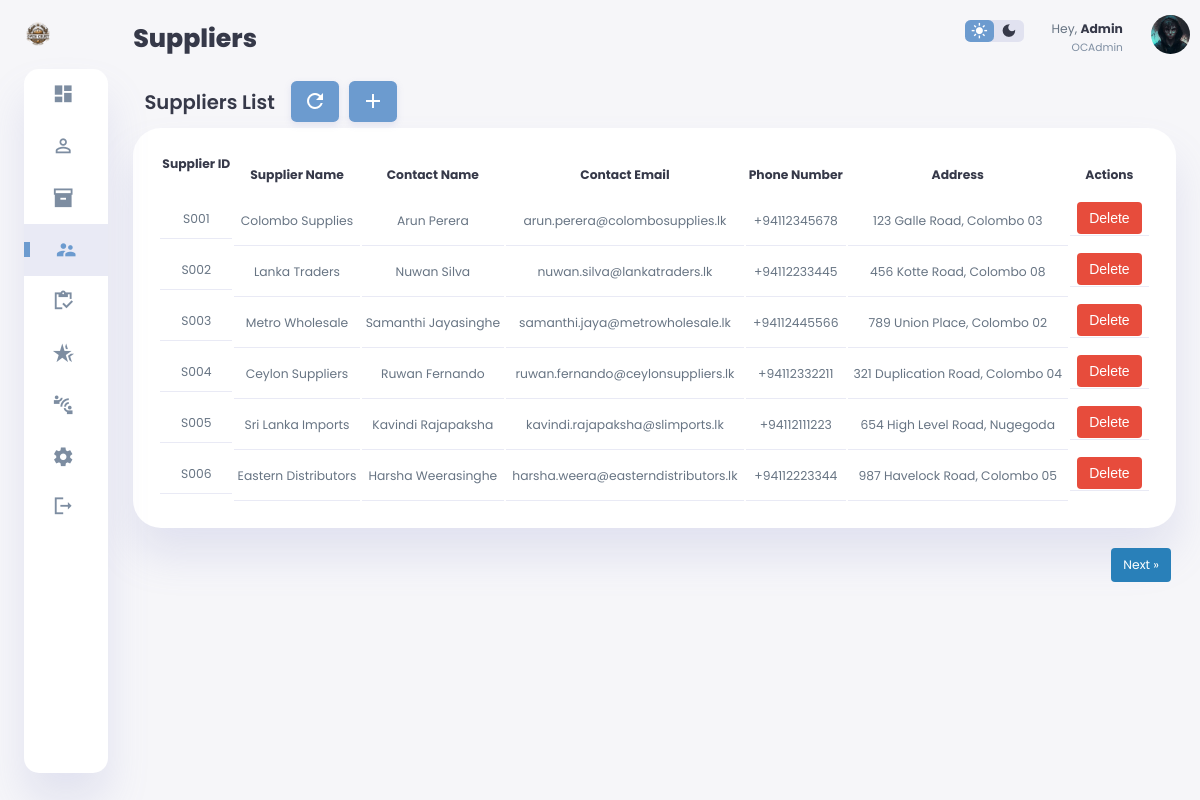
Page /admin/admin-Suppliers.php (signed in) on the committed database.
### tables this page shows
CREATE TABLE `tg_supplier` (
  `id` int(11) NOT NULL,
  `supplier_id` varchar(50) NOT NULL,
  `supplier_name` varchar(100) NOT NULL,
  `contact_name` varchar(100) DEFAULT NULL,
  `contact_email` varchar(100) DEFAULT NULL,
  `phone_number` varchar(20) DEFAULT NULL,
  `address` text DEFAULT NULL
);

### admin/admin-Suppliers.php (the view, shortened to what this page needs)
<?php
$adminUsername = $_SESSION['Admin_Username'];
$mysqli = new mysqli(DB_SERVER, DB_USER, DB_PASSWORD, DB_NAME);
$rowsPerPage = 6;
if (isset($_GET['page']) && is_numeric($_GET['page'])) {
    $currentPage = (int) $_GET['page'];
} else {
    $currentPage = 1;
}
$offset = ($currentPage - 1) * $rowsPerPage;
$totalQuery = "SELECT COUNT(*) AS total FROM `tg_supplier`";
$totalResult = $mysqli->query($totalQuery);
$totalRow = $totalResult->fetch_assoc();
$totalSuppliers = $totalRow['total'];
$totalPages = ceil($totalSuppliers / $rowsPerPage);
$query = "SELECT `id`, `supplier_id`, `supplier_name`, `contact_name`, `contact_email`, `phone_number`, `address`
          FROM `tg_supplier`
          LIMIT ? OFFSET ?";
$stmt = $mysqli->prepare($query);
$stmt->bind_param("ii", $rowsPerPage, $offset);
$stmt->execute();
$result = $stmt->get_result();
?>
<!DOCTYPE html>
<html>
<head>
    <link rel="stylesheet" href="<?php echo BASE_URL; ?>dist/css/styles-admin-main.css">
</head>
<body>
<div class="container customers supplier">
    <aside class="customers">
        <div class="toggle">
            <div class="logo">
                <img src="<?php echo BASE_URL; ?>dist/src/OCBSLogo.png" alt="Oven Crust Logo">
            </div>
        </div>
        <div class="sidebar">
            <a href="<?php echo ADMIN_URL; ?>admin-dashboard">
                <span class="material-icons-sharp">dashboard</span>
            </a>
            <a href="<?php echo ADMIN_URL; ?>admin-Customers">
                <span class="material-icons-sharp">person_outline</span>
            </a>
            <a href="<?php echo ADMIN_URL; ?>admin-Products">
                <span class="material-icons-sharp">inventory_2</span>
            </a>
            <a href="<?php echo ADMIN_URL; ?>admin-Suppliers" class="active">
                <span class="material-icons-sharp">supervisor_account</span>
            </a>
            <a href="<?php echo ADMIN_URL; ?>admin-Orders">
                <span class="material-icons-sharp">inventory</span>
            </a>
            <a href="<?php echo ADMIN_URL; ?>admin-SpecialOrders">
                <span class="material-icons-sharp">hotel_class</span>
            </a>
            <a href="<?php echo ADMIN_URL; ?>admin-FormSubmission">
                <span class="material-icons-sharp">connect_without_contact</span>
            </a>
            <a href="<?php echo ADMIN_URL; ?>admin-Settings">
                <span class="material-icons-sharp">settings</span>
            </a>
            <a href="<?php echo BASE_URL; ?>logout.php">
                <span class="material-icons-sharp">logout</span>
            </a>
        </div>
    </aside>
    <main>
        <h1>Suppliers</h1>
        <div class="customer-list">
            <div style="display: flex; align-items: center;">
                <h2>Suppliers List</h2>
                <button class="refresh-button" onclick="window.location.reload();">
                    <span class="material-icons-sharp">refresh</span>
                </button>
                <button id="add-supplier-btn" class="refresh-button" onclick="openAddSupplierModal()">
                    <span class="material-icons-sharp">add</span>
                </button>
            </div>
            <table>
                <thead>
                    <tr>
                        <th>Supplier ID</th>
                        <th>Supplier Name</th>
                        <th>Contact Name</th>
                        <th>Contact Email</th>
                        <th>Phone Number</th>
                        <th>Address</th>
                        <th>Actions</th>
                    </tr>
                </thead>
                <tbody>
                    <?php
                    if ($result->num_rows > 0) {
                        while ($row = $result->fetch_assoc()) {
                            $supplierId = htmlspecialchars($row['supplier_id']);
                            $supplierName = htmlspecialchars($row['supplier_name']);
                            $contactName = htmlspecialchars($row['contact_name']);
                            $contactEmail = htmlspecialchars($row['contact_email']);
                            $phoneNumber = htmlspecialchars($row['phone_number']);
                            $address = htmlspecialchars($row['address']);
                            echo "<tr>";
                            echo "<td>$supplierId</td>";
                            echo "<td>$supplierName</td>";
                            echo "<td>$contactName</td>";
                            echo "<td>$contactEmail</td>";
                            echo "<td>$phoneNumber</td>";
                            echo "<td>$address</td>";
                            echo "<td>
                                <button type='button' onclick='openEditModal(\"$supplierId\")' class='edit-button' style='background-color: #3498db; color: white; border: none; padding: 8px 12px; border-radius: 4px; cursor: pointer; font-size: 14px;'>Edit</button>
                                <button type='button' onclick='openDeleteModal(\"$supplierId\")' class='delete-button' style='background-color: #e74c3c; color: white; border: none; padding: 8px 12px; border-radius: 4px; cursor: pointer; font-size: 14px;'>Delete</button>
                            </td>";
                            echo "</tr>";
                        }
                    } else {
                        echo "<tr><td colspan='7'>No suppliers found</td></tr>";
                    }
                    ?>
                </tbody>
            </table>
            <div class="pagination">
                <?php if ($currentPage < $totalPages): ?>
                    <a href="?page=<?php echo $currentPage + 1; ?>">Next &raquo;</a>
                <?php endif; ?>
            </div>
        </div>
    </main>
    <div class="right-section">
        <div class="nav customer">
            <div class="dark-mode">
                <span class="material-icons-sharp active">light_mode</span>
                <span class="material-icons-sharp">dark_mode</span>
            </div>
            <div class="profile">
                <div class="info">
                    <p>Hey, <b>Admin</b></p>
                    <small class="text-muted"><?php echo htmlspecialchars($adminUsername); ?></small>
                </div>
                <div class="profile-photo">
                    <img src="<?php echo BASE_URL; ?>dist/src/admin.jfif"></div>
            </div>
        </div>
    </div>
</div>
</body>
</html>

### rows in the picture
tg_supplier: supplier "S001", supplier_name "Colombo Supplies", contact_name "Arun Perera", contact_email "arun.perera@colombosupplies.lk", phone_number "+94112345678", address "123 Galle Road, Colombo 03"
tg_supplier: supplier "S002", supplier_name "Lanka Traders", contact_name "Nuwan Silva", contact_email "nuwan.silva@lankatraders.lk", phone_number "+94112233445", address "456 Kotte Road, Colombo 08"
tg_supplier: supplier "S003", supplier_name "Metro Wholesale", contact_name "Samanthi Jayasinghe", contact_email "samanthi.jaya@metrowholesale.lk", phone_number "+94112445566", address "789 Union Place, Colombo 02"
tg_supplier: supplier "S004", supplier_name "Ceylon Suppliers", contact_name "Ruwan Fernando", contact_email "ruwan.fernando@ceylonsuppliers.lk", phone_number "+94112332211", address "321 Duplication Road, Colombo 04"
tg_supplier: supplier "S005", supplier_name "Sri Lanka Imports", contact_name "Kavindi Rajapaksha", contact_email "kavindi.rajapaksha@slimports.lk", phone_number "+94112111223", address "654 High Level Road, Nugegoda"
tg_supplier: supplier "S006", supplier_name "Eastern Distributors", contact_name "Harsha Weerasinghe", contact_email "harsha.weera@easterndistributors.lk", phone_number "+94112223344", address "987 Havelock Road, Colombo 05"

### other values in the picture
$adminUsername "OCAdmin"
